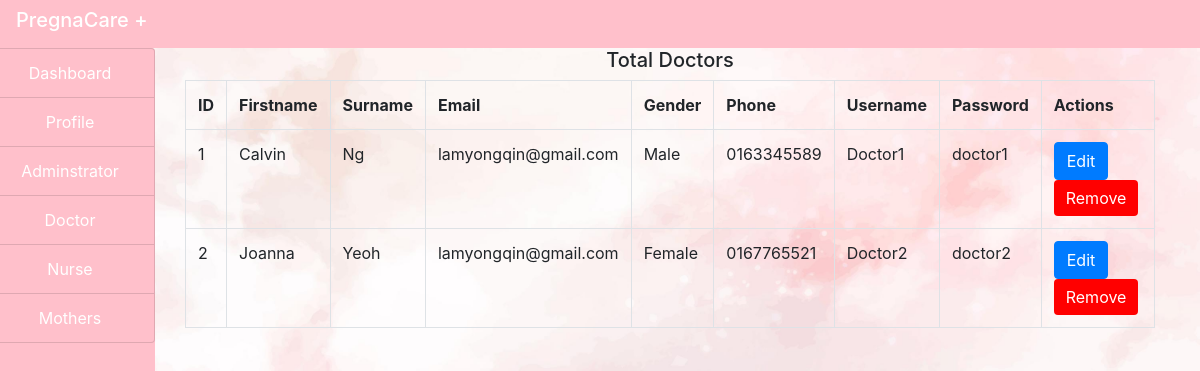
The app's page /admin/doctor.php, older data.
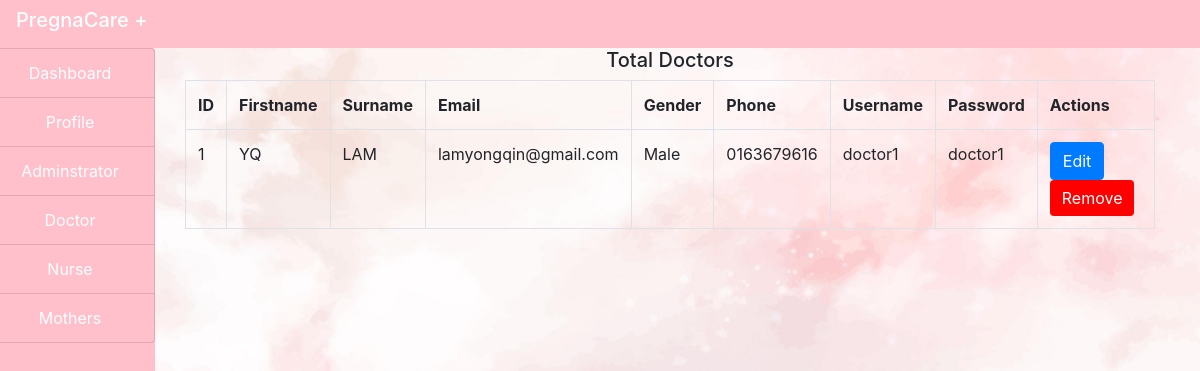
The same page, newer data.
### tables this page shows
CREATE TABLE `doctors` (
  `id` int(100) NOT NULL,
  `firstname` varchar(100) NOT NULL,
  `surname` varchar(100) NOT NULL,
  `email` varchar(100) NOT NULL,
  `gender` varchar(100) NOT NULL,
  `phone` varchar(100) NOT NULL,
  `username` varchar(100) NOT NULL,
  `password` varchar(100) NOT NULL,
  `status` varchar(100) NOT NULL
);

### admin/doctor.php (the view, shortened to what this page needs)
<?php
include("../include/connection.php");
?>
<!DOCTYPE html>
<html>
<head>
</head>
<body style="background-image: url(img/background1.jpg);background-repeat:no-repeat; background-size:cover;">
    <?php
    include("../include/header.php");
    ?>
    <div class="container=fluid">
        <div class="col-md-12">
            <div class="row">
                <div class="col-md-2" style="margin-left: -30px;">
                <?php
                include("sidenav.php");
                ?>
                </div>
                <div class="col-md-10">
                    <h5 class="text-center">Total Doctors</h5>
                <?php
                $query = "SELECT * FROM doctors WHERE status='Approved' ORDER BY password ASC";
                $res = mysqli_query($connect, $query);
                $output ="";
$output .="
    <table class='table table-bordered' style='overflow: auto'>
    <tr>
        <th>ID</th>
        <th>Firstname</th>
        <th>Surname</th>
        <th>Email</th>
        <th>Gender</th>
        <th>Phone</th>
        <th>Username</th>
        <th>Password</th>
        <th>Actions</th>
    </tr>
";
while ($row = mysqli_fetch_assoc($res)){
    $output .="
        <tr>
        <td>".$row['id']."</td>
        <td>".$row['firstname']."</td>
        <td>".$row['surname']."</td>
        <td>".$row['email']."</td>
        <td>".$row['gender']."</td>
        <td>".$row['phone']."</td>
        <td>".$row['username']."</td>
        <td>".$row['password']."</td>
        <td>
        <form method='post'><button type='submit' class='btn btn-primary' name='editbutton' value=".$row['id'].">Edit</button>
        <button id='removebtn' name='removebtn' class='btn btn-primary' style='background-color: red; border: none;' value=".$row['id'].">Remove</button>
        </form></td>
    ";
}
$output .="
    </tr>
</table>
";
echo $output;
                ?>
                </div>
            </div>
        </div>
    </div>
</body>
</html>

Row changes from the older to the newer data that the page shows:
removed doctors: id "2", firstname "Joanna", surname "Yeoh", email "lamyongqin@gmail.com", gender "Female", phone "0167765521", username "Doctor2", password "doctor2"
changed doctors "lamyongqin@gmail.com": firstname "Calvin" → "YQ"; surname "Ng" → "LAM"; phone "0163345589" → "0163679616"; username "Doctor1" → "doctor1"
